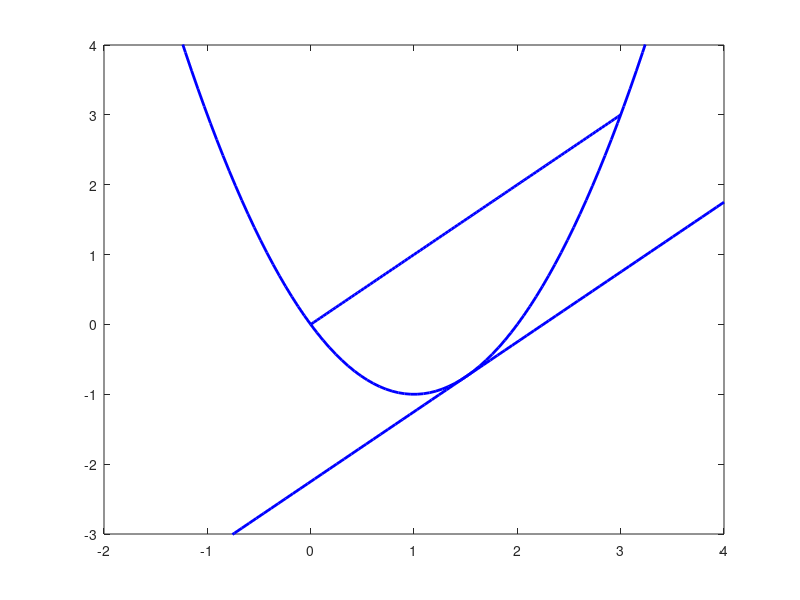

Source code (MATLAB): (Note: this script raises an error after producing the figure.)
x = linspace(-2,4,100); 
f = @(x) x.^2-2*x;
figure(1)
plot(x,f(x),'b','LineWidth',2);
axis([-2 4 -3 4]);
hold on;
x1 = linspace(0,3,100);
g = @(x1) x1; 
plot(x1,g(x1),'b','LineWidth',2);
hold on;
x3 = linspace(-3,4,100); 
h = @(x3) x3-9/4;
plot(x3,h(x3),'b','LineWidth',2)
hold on;
plot(x3,j(x3),'b','LineWidth',2)